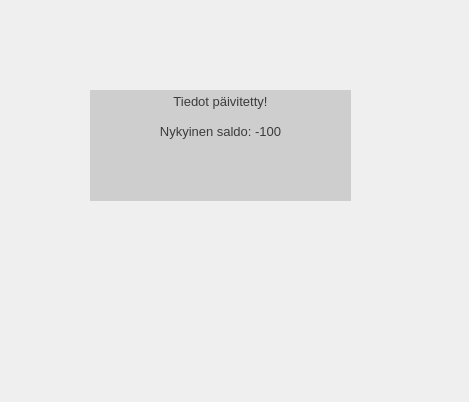
<?xml version="1.0" encoding="UTF-8"?>
<ui version="4.0">
 <class>Form</class>
 <widget class="QWidget" name="Form">
  <property name="geometry">
   <rect>
    <x>0</x>
    <y>0</y>
    <width>469</width>
    <height>402</height>
   </rect>
  </property>
  <property name="windowTitle">
   <string>Form</string>
  </property>
  <widget class="QTextEdit" name="infoField">
   <property name="geometry">
    <rect>
     <x>90</x>
     <y>90</y>
     <width>261</width>
     <height>111</height>
    </rect>
   </property>
   <property name="palette">
    <palette>
     <active>
      <colorrole role="Button">
       <brush brushstyle="SolidPattern">
        <color alpha="255">
         <red>206</red>
         <green>206</green>
         <blue>206</blue>
        </color>
       </brush>
      </colorrole>
      <colorrole role="Text">
       <brush brushstyle="SolidPattern">
        <color alpha="255">
         <red>60</red>
         <green>60</green>
         <blue>60</blue>
        </color>
       </brush>
      </colorrole>
      <colorrole role="Base">
       <brush brushstyle="SolidPattern">
        <color alpha="255">
         <red>206</red>
         <green>206</green>
         <blue>206</blue>
        </color>
       </brush>
      </colorrole>
      <colorrole role="Window">
       <brush brushstyle="SolidPattern">
        <color alpha="255">
         <red>206</red>
         <green>206</green>
         <blue>206</blue>
        </color>
       </brush>
      </colorrole>
     </active>
     <inactive>
      <colorrole role="Button">
       <brush brushstyle="SolidPattern">
        <color alpha="255">
         <red>206</red>
         <green>206</green>
         <blue>206</blue>
        </color>
       </brush>
      </colorrole>
      <colorrole role="Text">
       <brush brushstyle="SolidPattern">
        <color alpha="255">
         <red>60</red>
         <green>60</green>
         <blue>60</blue>
        </color>
       </brush>
      </colorrole>
      <colorrole role="Base">
       <brush brushstyle="SolidPattern">
        <color alpha="255">
         <red>206</red>
         <green>206</green>
         <blue>206</blue>
        </color>
       </brush>
      </colorrole>
      <colorrole role="Window">
       <brush brushstyle="SolidPattern">
        <color alpha="255">
         <red>206</red>
         <green>206</green>
         <blue>206</blue>
        </color>
       </brush>
      </colorrole>
     </inactive>
     <disabled>
      <colorrole role="Button">
       <brush brushstyle="SolidPattern">
        <color alpha="255">
         <red>206</red>
         <green>206</green>
         <blue>206</blue>
        </color>
       </brush>
      </colorrole>
      <colorrole role="Text">
       <brush brushstyle="SolidPattern">
        <color alpha="255">
         <red>133</red>
         <green>133</green>
         <blue>133</blue>
        </color>
       </brush>
      </colorrole>
      <colorrole role="Base">
       <brush brushstyle="SolidPattern">
        <color alpha="255">
         <red>206</red>
         <green>206</green>
         <blue>206</blue>
        </color>
       </brush>
      </colorrole>
      <colorrole role="Window">
       <brush brushstyle="SolidPattern">
        <color alpha="255">
         <red>206</red>
         <green>206</green>
         <blue>206</blue>
        </color>
       </brush>
      </colorrole>
     </disabled>
    </palette>
   </property>
   <property name="styleSheet">
    <string notr="true">background-color: rgb(206, 206, 206);</string>
   </property>
   <property name="frameShape">
    <enum>QFrame::NoFrame</enum>
   </property>
   <property name="frameShadow">
    <enum>QFrame::Sunken</enum>
   </property>
   <property name="html">
    <string>&lt;!DOCTYPE HTML PUBLIC &quot;-//W3C//DTD HTML 4.0//EN&quot; &quot;http://www.w3.org/TR/REC-html40/strict.dtd&quot;&gt;
&lt;html&gt;&lt;head&gt;&lt;meta name=&quot;qrichtext&quot; content=&quot;1&quot; /&gt;&lt;style type=&quot;text/css&quot;&gt;
p, li { white-space: pre-wrap; }
&lt;/style&gt;&lt;/head&gt;&lt;body style=&quot; font-family:'Droid Sans'; font-size:10pt; font-weight:400; font-style:normal;&quot;&gt;
&lt;p align=&quot;center&quot; style=&quot; margin-top:0px; margin-bottom:0px; margin-left:0px; margin-right:0px; -qt-block-indent:0; text-indent:0px;&quot;&gt;Tiedot päivitetty!&lt;/p&gt;
&lt;p align=&quot;center&quot; style=&quot;-qt-paragraph-type:empty; margin-top:0px; margin-bottom:0px; margin-left:0px; margin-right:0px; -qt-block-indent:0; text-indent:0px;&quot;&gt;&lt;br /&gt;&lt;/p&gt;
&lt;p align=&quot;center&quot; style=&quot; margin-top:0px; margin-bottom:0px; margin-left:0px; margin-right:0px; -qt-block-indent:0; text-indent:0px;&quot;&gt;Nykyinen saldo: -100&lt;/p&gt;&lt;/body&gt;&lt;/html&gt;</string>
   </property>
  </widget>
 </widget>
 <resources/>
 <connections/>
</ui>
